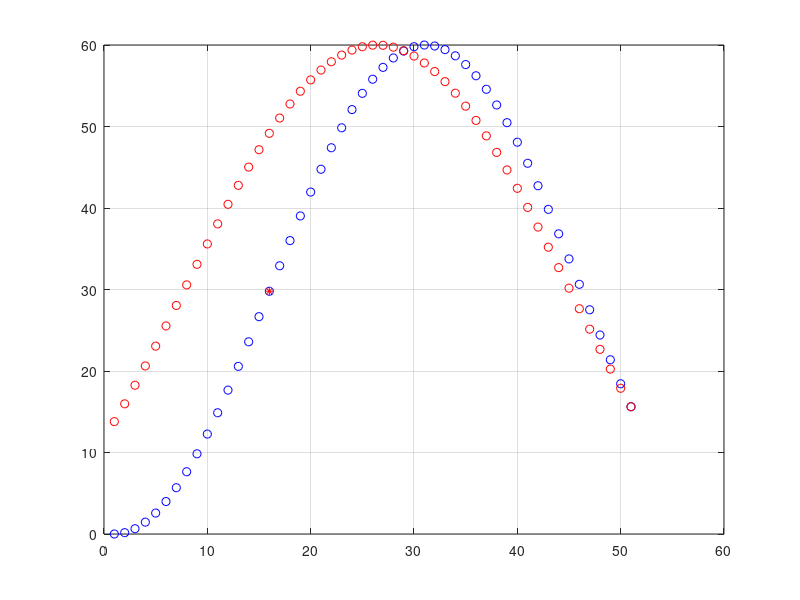

The MATLAB source for this figure:
% Just one more MuRF curve calculation test...

CURRENT_POT_POS = 1.5;

curve_start = -pi / 2;
curve_stop = pi + 0.5;

curve_start_fall = (-pi / 2) + 1;
curve_stop_fall = pi + 0.5;

resolution = 50; % Half of complete run
pot_pos = 10;

hold off;
clf;

plot(sin(curve_start:((curve_stop + abs(curve_start))/resolution):curve_stop) ...
     * 30 + 30, 'bo');

hold on;

plot(sin(curve_start_fall:((curve_stop_fall + abs(curve_start_fall))/resolution):curve_stop_fall) ...
     * 30 + 30, 'ro');


cur_pos_x = CURRENT_POT_POS * ((resolution * 2) / pot_pos);
cur_pos = curve_start + ((curve_stop + abs(curve_start))/resolution) * ...
          cur_pos_x; 

hold on;
percent_rise = (sin(cur_pos) * 30 + 30);

plot(cur_pos_x + 1, percent_rise, 'r*');

grid;

curve_pos = (sin(cur_pos) - sin(cur_pos + 0.0001)) * -1;

if (curve_pos < 0)
    fprintf('Position is in MIDDLE part of curve.\n');
else
    fprintf('Position is in LEFT part of curve.\n');
end

fprintf('Percent rise: %.2f, curve_pos difference: %f\n', percent_rise, ...
        curve_pos);

max_resolution = resolution * 2;
